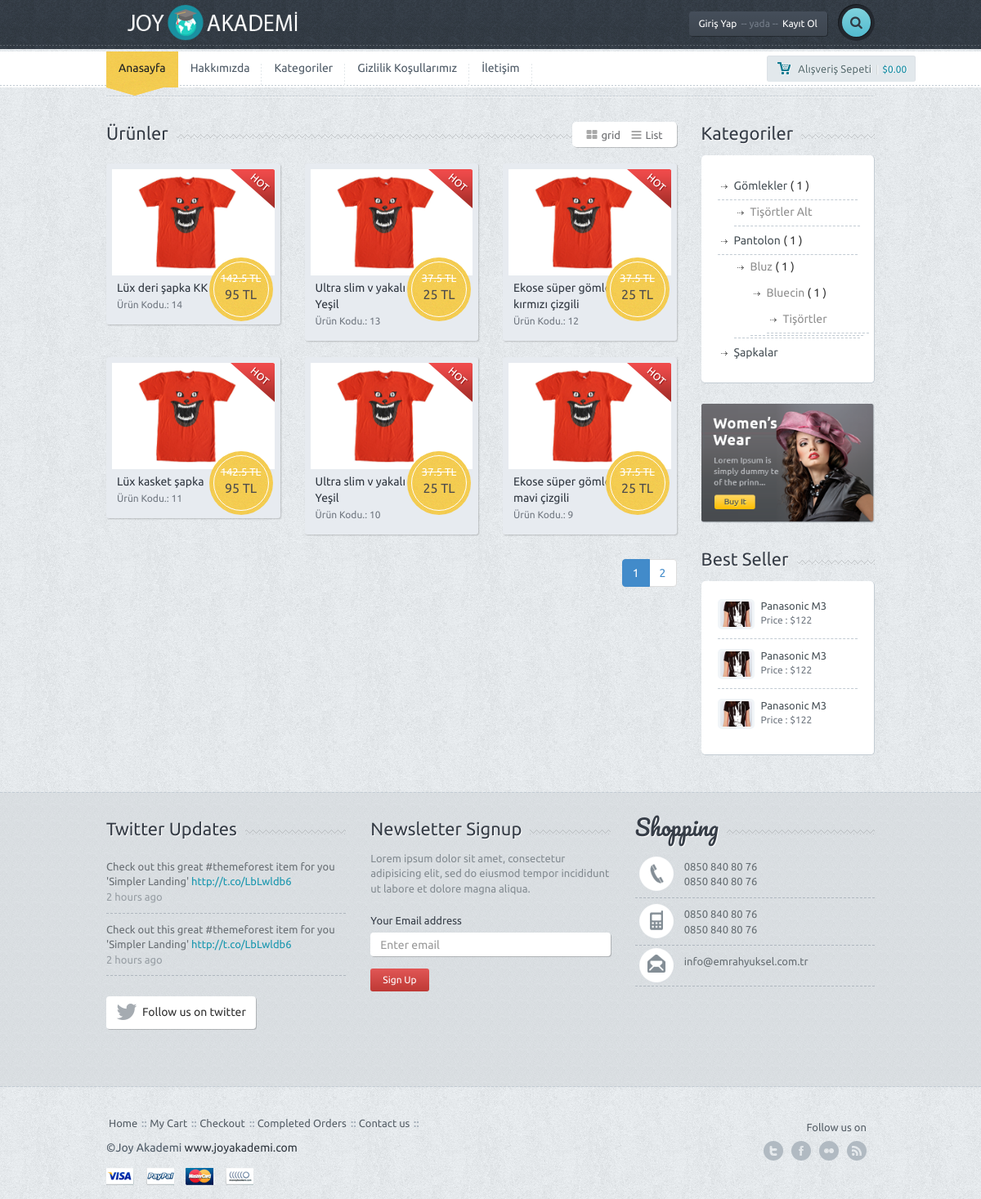
Page /kategoriler on the committed database.
### tables this page shows
CREATE TABLE `ayar` (
  `ayar_id` int(11) NOT NULL,
  `ayar_logo` varchar(250) NOT NULL,
  `ayar_url` varchar(50) NOT NULL,
  `ayar_title` varchar(250) NOT NULL,
  `ayar_description` varchar(250) NOT NULL,
  `ayar_keywords` varchar(50) NOT NULL,
  `ayar_author` varchar(50) NOT NULL,
  `ayar_tel` varchar(50) NOT NULL,
  `ayar_gsm` varchar(50) NOT NULL,
  `ayar_faks` varchar(50) NOT NULL,
  `ayar_mail` varchar(50) NOT NULL,
  `ayar_ilce` varchar(50) NOT NULL,
  `ayar_il` varchar(50) NOT NULL,
  `ayar_adres` varchar(250) NOT NULL,
  `ayar_mesai` varchar(250) NOT NULL,
  `ayar_maps` varchar(250) NOT NULL,
  `ayar_analystic` varchar(50) NOT NULL,
  `ayar_zopim` varchar(250) NOT NULL,
  `ayar_facebook` varchar(50) NOT NULL,
  `ayar_twitter` varchar(50) NOT NULL,
  `ayar_google` varchar(50) NOT NULL,
  `ayar_youtube` varchar(50) NOT NULL,
  `ayar_smtphost` varchar(50) NOT NULL,
  `ayar_smtpuser` varchar(50) NOT NULL,
  `ayar_smtppassword` varchar(50) NOT NULL,
  `ayar_smtpport` varchar(50) NOT NULL,
  `ayar_bakim` enum('0','1') NOT NULL DEFAULT '1'
);

CREATE TABLE `menu` (
  `menu_id` int(11) NOT NULL,
  `menu_ust` varchar(50) NOT NULL,
  `menu_ad` varchar(100) NOT NULL,
  `menu_detay` text NOT NULL,
  `menu_url` varchar(250) NOT NULL,
  `menu_sira` int(2) NOT NULL,
  `menu_durum` enum('0','1') NOT NULL,
  `menu_seourl` varchar(250) NOT NULL
);

CREATE TABLE `urun` (
  `urun_id` int(11) NOT NULL,
  `kategori_id` int(11) NOT NULL,
  `urun_zaman` timestamp NOT NULL DEFAULT CURRENT_TIMESTAMP,
  `urun_ad` varchar(250) NOT NULL,
  `urun_seourl` varchar(250) NOT NULL,
  `urun_detay` text NOT NULL,
  `urun_fiyat` float(9,2) NOT NULL,
  `urun_video` varchar(50) NOT NULL,
  `urun_keyword` varchar(250) NOT NULL,
  `urun_stok` int(11) NOT NULL,
  `urun_durum` enum('0','1') NOT NULL,
  `urun_onecikar` enum('0','1') NOT NULL DEFAULT '0'
);

CREATE TABLE `kategori` (
  `kategori_id` int(11) NOT NULL,
  `kategori_ad` varchar(100) NOT NULL,
  `kategori_ust` int(2) NOT NULL,
  `kategori_seourl` varchar(250) NOT NULL,
  `kategori_sira` int(2) NOT NULL,
  `kategori_durum` enum('0','1') NOT NULL DEFAULT '1'
);

### nedmin/production/fonksiyon.php (called while the page is built, shortened)
<?php
function seo($str, $options = array())
{
    $str = mb_convert_encoding((string)$str, 'UTF-8', mb_list_encodings());
    $defaults = array(
        'delimiter' => '-',
        'limit' => null,
        'lowercase' => true,
        'replacements' => array(),
        'transliterate' => true
    );
    $options = array_merge($defaults, $options);
    $str = preg_replace(array_keys($options['replacements']), $options['replacements'], $str);
    if ($options['transliterate']) {
        $str = str_replace(array_keys($char_map), $char_map, $str);
    }
    $str = preg_replace('/[^\p{L}\p{Nd}]+/u', $options['delimiter'], $str);
    $str = preg_replace('/(' . preg_quote($options['delimiter'], '/') . '){2,}/', '$1', $str);
    $str = mb_substr($str, 0, ($options['limit'] ? $options['limit'] : mb_strlen($str, 'UTF-8')), 'UTF-8');
    $str = trim($str, $options['delimiter']);
    return $options['lowercase'] ? mb_strtolower($str, 'UTF-8') : $str;
}
?>

### kategoriler.php (the view, shortened to what this page needs)
<?php
include 'header.php';
?>
<div class="container">
	<div class="lines"></div>
</div>
<div class="container">
	<div class="row">
		<div class="col-md-9">
			<div class="title-bg">
				<div class="title">Ürünler</div>
				<div class="title-nav">
					<a href="javascripti:void(0);"><i class="fa fa-th-large"></i>grid</a>
					<a href="javascripti:void(0);"><i class="fa fa-bars"></i>List</a>
				</div>
			</div>
			<div class="row prdct">
				<?php
                     $sayfada = 6;
                     $sorgu=$db->prepare("select * from kategori");
                     $sorgu->execute();
                     $toplam_icerik=$sorgu->rowCount();
                     $toplam_sayfa = ceil($toplam_icerik / $sayfada);
                     $sayfa = isset($_GET['sayfa']) ? (int) $_GET['sayfa'] : 1;
                     $limit = ($sayfa - 1) * $sayfada;
                     if (isset($_GET['sef'])) {
                     	$kategorisor=$db->prepare("SELECT * FROM kategori where kategori_seourl=:seourl");
                     	$kategorisor->execute(array(
                     		'seourl' => $_GET['sef']
                     		));
                     	$kategoricek=$kategorisor->fetch(PDO::FETCH_ASSOC);
                     	$kategori_id=$kategoricek['kategori_id'];
                     	$urunsor=$db->prepare("SELECT * FROM urun where kategori_id=:kategori_id order by urun_id DESC limit $limit,$sayfada");
                     	$urunsor->execute(array(
                     		'kategori_id' => $kategori_id
                     		));
                     	$say=$urunsor->rowCount();
                     } else {
                     	$urunsor=$db->prepare("SELECT * FROM urun order by urun_id DESC limit $limit,$sayfada");
                     	$urunsor->execute();
                     }
                     while($uruncek=$urunsor->fetch(PDO::FETCH_ASSOC)) {
                     	?>
                     	<div class="col-md-4">
                     		<div class="productwrap">
                     			<div class="pr-img">
                     				<div class="hot"></div>
                     				<a href="urun-<?=seo($uruncek["urun_ad"]).'-'.$uruncek["urun_id"]?>"><img src="images\sample-3.jpg" alt="" class="img-responsive"></a>
                     				<div class="pricetag on-sale"><div class="inner on-sale"><span class="onsale"><span class="oldprice"><?php echo $uruncek['urun_fiyat']*1.50 ?> TL</span><?php echo $uruncek['urun_fiyat'] ?> TL</span></div></div>
                     			</div>
                     			<span class="smalltitle"><a href="product.htm"><?php echo $uruncek['urun_ad'] ?></a></span>
                     			<span class="smalldesc">Ürün Kodu.: <?php echo $uruncek['urun_id'] ?></span>
                     		</div>
                     	</div>
                     	<?php } ?>
                     	<div align="right" class="col-md-12">
                     		<ul class="pagination">
                     			<?php
                     			$s=0;
                     			while ($s < $toplam_sayfa) {
                     				$s++; ?>
                     				<?php
                     				if ($s==$sayfa) {?>
                     				<li class="active">
                     					<a href="kategoriler?sayfa=<?php echo $s; ?>"><?php echo $s; ?></a>
                     				</li>
                     				<?php } else {?>
                     				<li>
                     					<a href="kategoriler?sayfa=<?php echo $s; ?>"><?php echo $s; ?></a>
                     				</li>
                     				<?php   }
                     			}
                     			?>
                     		</ul>
                     	</div>
                     </div>
			</div>
			<?php include 'sidebar.php' ?>
		</div>
		<div class="spacer"></div>
	</div>
	<?php include 'footer.php'; ?>

### header.php (shortened to what this page needs)
<?php
include 'nedmin/netting/baglan.php';
include 'nedmin/production/fonksiyon.php';
$ayarsor=$db->prepare("SELECT * FROM ayar where ayar_id=:id");
$ayarsor->execute(array(
	'id' => 0
	));
$ayarcek=$ayarsor->fetch(PDO::FETCH_ASSOC);
$kullanicisor=$db->prepare("SELECT * FROM kullanici where kullanici_mail=:mail");
$kullanicisor->execute(array(
  'mail' => $_SESSION['userkullanici_mail']
  ));
$kullanicicek=$kullanicisor->fetch(PDO::FETCH_ASSOC);
?>
<!DOCTYPE html>
<html lang="en">
<head>
	<link href='font-awesome\css\font-awesome.css' rel="stylesheet" type="text/css">
	<link href="bootstrap\css\bootstrap.min.css" rel="stylesheet">
	<link rel="stylesheet" href="style.css">
	<link rel="stylesheet" href="css\owl.carousel.css">
	<link rel="stylesheet" href="css\owl.transitions.css">
    </head>
    <body>
     <div id="wrapper">
      <div class="header">
       <div class="container">
        <div class="row">
         <div class="col-xs-6 col-md-4 main-logo">
          <a href="index.php"><img width="250" src="<?php echo $ayarcek['ayar_logo'] ?>" alt="Site Logosu" class="logo img-responsive"></a>
        </div>
        <div class="col-md-8">
          <div class="pushright">
           <div class="top">
             <?php
             if (!isset($_SESSION['userkullanici_mail'])) {?>
             <a href="#" id="reg" class="btn btn-default btn-dark">Giriş Yap<span>-- yada --</span>Kayıt Ol</a>
             <?php } else { ?>
             <a href="#"  class="btn btn-default btn-dark">Hoşgeldin<span>--</span><?php echo $kullanicicek['kullanici_adsoyad'] ?></a>
             <?php } ?>
        <div class="srch-wrap">
         <a href="#" id="srch" class="btn btn-default btn-search"><i class="fa fa-search"></i></a>
       </div>
</div>
</div>
</div>
</div>
</div>
<div class="dashed"></div>
</div>
<div class="main-nav">
 <div class="navbar navbar-default navbar-static-top">
  <div class="container">
   <div class="row">
    <div class="col-md-10">
   <div class="navbar-collapse collapse">
    <ul class="nav navbar-nav">
     <li><a href="index.php" class="active">Anasayfa</a><div class="curve"></div></li>
     <?php
     $menusor=$db->prepare("SELECT * FROM menu where menu_durum=:durum order by menu_sira ASC limit 5");
     $menusor->execute(array(
      'durum' => 1
      ));
     while($menucek=$menusor->fetch(PDO::FETCH_ASSOC)) {
       ?>
       <li><a href="
        <?php
        if (!empty($menucek['menu_url'])) {
          echo $menucek['menu_url'];
        } else {
          echo "sayfa-".seo($menucek['menu_ad']);
        }
        ?>
        "><?php echo $menucek['menu_ad'] ?></a></li>
        <?php } ?>
      </ul>
    </div>
  </div>
  <div class="col-md-2 machart">
   <button id="popcart" class="btn btn-default btn-chart btn-sm "><span class="mychart">Alışveriş Sepeti</span>|<span class="allprice">$0.00</span></button>
</div>
</div>
</div>
</div>
	</div>

### sidebar.php (shortened to what this page needs)
<div class="col-md-3">
	<div class="title-bg">
		<div class="title">Kategoriler</div>
	</div>
	<div class="categorybox">
		<ul>
					<?php
			$query = "SELECT * FROM kategori order by kategori_id";
			$goster = $db->prepare($query);
$goster->execute();
 $toplamSatirSayisi = $goster->rowCount();
$tumSonuclar = $goster->fetchAll();
for ($i = 0; $i < $toplamSatirSayisi; $i++) {
	if ($tumSonuclar[$i]['kategori_ust'] == "0") {
		kategori($tumSonuclar[$i]['kategori_id'], $tumSonuclar[$i]['kategori_ad'], $tumSonuclar[$i]['kategori_ust']);
	}
}
function kategori($kategori_id, $kategori_ad, $kategori_ust) {
	global $tumSonuclar;
	global $toplamSatirSayisi;
	$altKategoriSayisi = 0;
	for ($i = 0; $i < $toplamSatirSayisi; $i++) {
		if ($tumSonuclar[$i]['kategori_ust'] == $kategori_id) {
			$altKategoriSayisi++;
		}
	}
	?>
	<li>
		<a href="kategori-<?=seo($kategori_ad) ?>"><?php echo $kategori_ad ?></a>
		<?php
		if ($altKategoriSayisi > 0) {
			echo "( $altKategoriSayisi )";
		}
		?>
	<?php
    if ($altKategoriSayisi > 0) {
    	echo "<ul>";
    	for ($i = 0; $i < $toplamSatirSayisi; $i++) {
    		if ($tumSonuclar[$i]['kategori_ust'] == $kategori_id) {
    			kategori($tumSonuclar[$i]['kategori_id'], $tumSonuclar[$i]['kategori_ad'], $tumSonuclar[$i]['kategori_ust']);
    		}
    	}
    	echo "</ul>";
    }
    ?>
</li>
<?php
}
?>
		</ul>
	</div>
	<div class="ads">
		<a href="product.htm"><img src="images\ads.png" class="img-responsive" alt=""></a>
	</div>
	<div class="title-bg">
		<div class="title">Best Seller</div>
	</div>
	<div class="best-seller">
		<ul>
			<li class="clearfix">
				<a href="#"><img src="images\demo-img.jpg" alt="" class="img-responsive mini"></a>
				<div class="mini-meta">
					<a href="#" class="smalltitle2">Panasonic M3</a>
					<p class="smallprice2">Price : $122</p>
				</div>
			</li>
			<li class="clearfix">
				<a href="#"><img src="images\demo-img.jpg" alt="" class="img-responsive mini"></a>
				<div class="mini-meta">
					<a href="#" class="smalltitle2">Panasonic M3</a>
					<p class="smallprice2">Price : $122</p>
				</div>
			</li>
			<li class="clearfix">
				<a href="#"><img src="images\demo-img.jpg" alt="" class="img-responsive mini"></a>
				<div class="mini-meta">
					<a href="#" class="smalltitle2">Panasonic M3</a>
					<p class="smallprice2">Price : $122</p>
				</div>
			</li>
		</ul>
	</div>
			</div>

### footer.php (shortened to what this page needs)
<div class="f-widget">
		<div class="container">
			<div class="row">
				<div class="col-md-4">
					<div class="title-widget-bg">
						<div class="title-widget">Twitter Updates</div>
					</div>
					<ul class="tweets">
						<li>Check out this great #themeforest item for you
						'Simpler Landing' <a href="#">http://t.co/LbLwldb6 </a>
						<span>2 hours ago</span></li>
						<li class="lastone">Check out this great #themeforest item for you
						'Simpler Landing' <a href="#">http://t.co/LbLwldb6 </a>
						<span>2 hours ago</span></li>
					</ul>
					<a href="#" class="btn btn-default btn-follow"><i class="fa fa-twitter fa-2x"></i><div>Follow us on twitter</div></a>
				</div>
				<div class="col-md-4">
					<div class="title-widget-bg">
						<div class="title-widget">Newsletter Signup</div>
					</div>
					<div class="newsletter">
						<p>
							Lorem ipsum dolor sit amet, consectetur adipisicing elit, sed do eiusmod tempor incididunt ut labore et dolore magna aliqua.
						</p>
						<form role="form">
							<div class="form-group">
								<label>Your Email address</label>
								<input type="email" class="form-control newstler-input" id="exampleInputEmail1" placeholder="Enter email">
								<button class="btn btn-default btn-red btn-sm">Sign Up</button>
							</div>
						</form>
					</div>
				</div>
				<div class="col-md-4">
					<div class="title-widget-bg">
						<div class="title-widget-cursive">Shopping</div>
					</div>
					<ul class="contact-widget">
						<li class="fphone"><?php echo $ayarcek['ayar_tel']; ?> <br> <?php echo $ayarcek['ayar_faks']; ?></li>
						<li class="fmobile"><?php echo $ayarcek['ayar_gsm']; ?><br><?php echo $ayarcek['ayar_gsm']; ?></li>
						<li class="fmail lastone"><?php echo $ayarcek['ayar_mail']; ?></li>
					</ul>
				</div>
			</div>
			<div class="spacer"></div>
		</div>
	</div>
	<div class="footer">
		<div class="container">
			<div class="row">
				<div class="col-md-9">
					<ul class="footermenu">
						<li><a href="index-1.htm">Home</a></li>
						<li><a href="cart.htm">My Cart</a></li>
						<li><a href="checkout.htm">Checkout</a></li>
						<li><a href="order.htm">Completed Orders</a></li>
						<li><a href="contact.htm">Contact us</a></li>
					</ul>
					<div class="f-credit">&copy;<?php echo $ayarcek['ayar_author'] ?> <a href="http://222.joyakademi.com">www.joyakademi.com</a></div>
					<a href=""><div class="payment visa"></div></a>
					<a href=""><div class="payment paypal"></div></a>
					<a href=""><div class="payment mc"></div></a>
					<a href=""><div class="payment nh"></div></a>
				</div>
				<div class="col-md-3">
					<div class="followon">Follow us on</div>
					<div class="fsoc">
						<a href="http://<?php echo $ayarcek['ayar_twitter']; ?>" class="ftwitter">twitter</a>
						<a href="http://<?php echo $ayarcek['ayar_facebook']; ?>" class="ffacebook">facebook</a>
						<a href="http://<?php echo $ayarcek['ayar_youtube']; ?>" class="fflickr">Youtube</a>
						<a href="http://<?php echo $ayarcek['ayar_google']; ?>" class="ffeed">Google</a>
					</div>
					<div class="clearfix"></div>
				</div>
			</div>
		</div>
	</div>
	</div>
  </body>
</html>

### rows in the picture
ayar: ayar_logo (picture), ayar_tel "0850 840 80 76", ayar_faks "0850 840 80 76", ayar_gsm "0850 840 80 76", ayar_mail "info@emrahyuksel.com.tr", ayar_author "Joy Akademi"
menu: menu_ad "Hakkımızda"
menu: menu_ad "Kategoriler"
menu: menu_ad "Gizlilik Koşullarımız"
menu: menu_ad "İletişim"
urun: $uruncek['urun_fiyat']*1.50 "142.5", urun_fiyat "95", urun_ad "Lüx deri şapka KK", urun_id "14"
urun: $uruncek['urun_fiyat']*1.50 "37.5", urun_fiyat "25", urun_ad "Ultra slim v yakalı tişört Yeşil", urun_id "13"
urun: $uruncek['urun_fiyat']*1.50 "37.5", urun_fiyat "25", urun_ad "Ekose süper gömlek kırmızı çizgili", urun_id "12"
urun: $uruncek['urun_fiyat']*1.50 "142.5", urun_fiyat "95", urun_ad "Lüx kasket şapka", urun_id "11"
urun: $uruncek['urun_fiyat']*1.50 "37.5", urun_fiyat "25", urun_ad "Ultra slim v yakalı tişört Yeşil", urun_id "10"
urun: $uruncek['urun_fiyat']*1.50 "37.5", urun_fiyat "25", urun_ad "Ekose süper gömlek mavi çizgili", urun_id "9"
kategori: kategori_ad "Gömlekler", altKategoriSayisi "1"
kategori: kategori_ad "Tişörtler Alt"
kategori: kategori_ad "Pantolon", altKategoriSayisi "1"
kategori: kategori_ad "Bluz", altKategoriSayisi "1"
kategori: kategori_ad "Bluecin", altKategoriSayisi "1"
kategori: kategori_ad "Tişörtler"
kategori: kategori_ad "Şapkalar"
